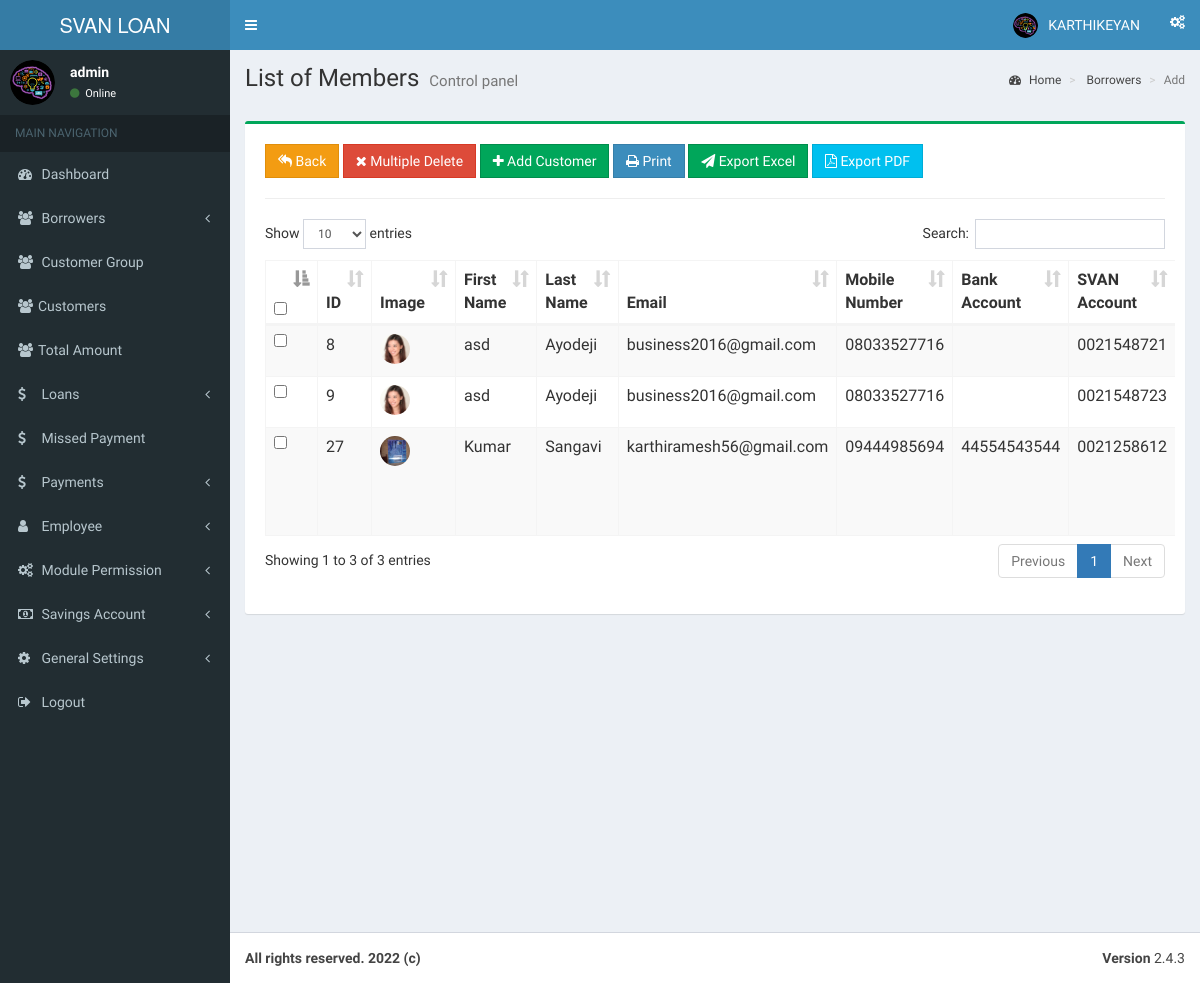
/application/members.php?id=0021 (signed in), run on an earlier commit of the app's database.
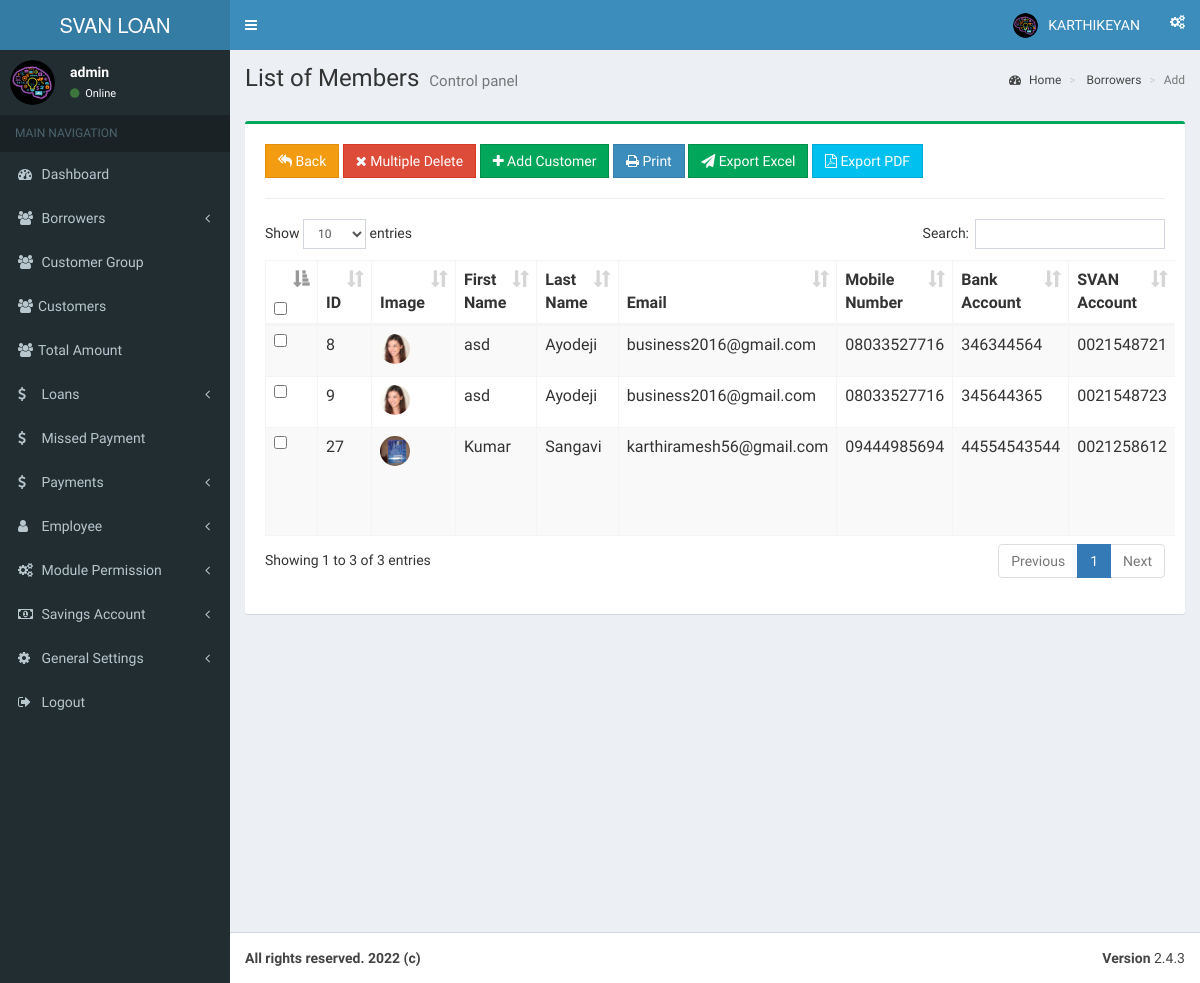
And on a later commit of the database.
### tables this page shows
CREATE TABLE `systemset` (
  `sysid` int(11) NOT NULL,
  `title` varchar(200) NOT NULL,
  `name` varchar(200) NOT NULL,
  `footer` text NOT NULL,
  `abb` varchar(200) NOT NULL,
  `fax` text NOT NULL,
  `currency` text NOT NULL,
  `website` text NOT NULL,
  `mobile` text NOT NULL,
  `image` varchar(200) NOT NULL,
  `address` text NOT NULL,
  `email` text NOT NULL,
  `map` text NOT NULL,
  `stamp` varchar(350) NOT NULL,
  `timezone` text NOT NULL,
  `sms_charges` varchar(200) NOT NULL
);

CREATE TABLE `user` (
  `userid` int(11) NOT NULL,
  `name` varchar(200) NOT NULL,
  `email` varchar(200) NOT NULL,
  `phone` varchar(200) NOT NULL,
  `addr1` text NOT NULL,
  `addr2` text NOT NULL,
  `city` varchar(200) NOT NULL,
  `state` varchar(200) NOT NULL,
  `zip` varchar(200) NOT NULL,
  `country` varchar(200) NOT NULL,
  `comment` varchar(200) NOT NULL,
  `username` varchar(200) NOT NULL,
  `password` varchar(200) NOT NULL,
  `id` varchar(200) NOT NULL,
  `image` text NOT NULL,
  `role` varchar(200) NOT NULL
);

CREATE TABLE `borrowers` (
  `id` int(250) NOT NULL,
  `fname` varchar(200) NOT NULL,
  `lname` varchar(200) NOT NULL,
  `email` varchar(200) NOT NULL,
  `phone` varchar(200) NOT NULL,
  `bank_account` varchar(100) NOT NULL,
  `nominee` varchar(100) NOT NULL,
  `nominee_ph` varchar(100) NOT NULL,
  `aadhaar_number` int(200) NOT NULL,
  `kic_number` varchar(100) NOT NULL,
  `addrs1` text NOT NULL,
  `addrs2` text NOT NULL,
  `city` varchar(200) NOT NULL,
  `state` varchar(200) NOT NULL,
  `zip` varchar(200) NOT NULL,
  `country` varchar(200) NOT NULL,
  `comment` text NOT NULL,
  `account` varchar(200) NOT NULL,
  `balance` varchar(200) NOT NULL,
  `image` varchar(200) NOT NULL,
  `date_time` timestamp NOT NULL DEFAULT current_timestamp() ON UPDATE current_timestamp(),
  `status` varchar(200) NOT NULL,
  `group_no` varchar(255) NOT NULL
);

### application/include/members_data.php (the view, shortened to what the rows shown need)
<div class="row">
		    <section class="content">
	        <div class="box box-success">
            <div class="box-body">
              <div class="table-responsive">
             <div class="box-body">
<form method="post">
			 <table id="example1" class="table table-bordered table-striped">
                <thead>
                <tr>
                  <th><input type="checkbox" id="select_all"/></th>
                  <th>ID</th>
                  <th>Image</th>
                  <th>First Name</th>
				  <th>Last Name</th>
                  <th>Email</th>
                  <th>Mobile Number</th>
				  <th>Bank Account</th>
				  <th>SVAN Account</th>
                 </tr>
                </thead>
                <tbody>
<?php
$select = mysqli_query($link, "SELECT * FROM borrowers WHERE account LIKE '{$code}%'") or die (mysqli_error($link));
if(mysqli_num_rows($select)==0)
{
echo "<div class='alert alert-info'>No data found yet!.....Check back later!!</div>";
}
else{
while($row = mysqli_fetch_array($select))
{
$id = $row['id'];
$lname = $row['lname'];
$fname = $row['fname'];
$email = $row['email'];
$phone = $row['phone'];
$bank_acc = $row['bank_account'];
$acc = $row['account'];
?>
                <tr>
				<td><input id="optionsCheckbox" class="checkbox"  name="selector[]" type="checkbox" value="<?php echo $id; ?>"></td>
                <td><?php echo $id; ?></td>
				 <td><img class="img-circle" src="../<?php echo $row ['image'];?>" width="30" height="30"></td>
                <td><?php echo $lname; ?></td>
				<td><?php echo $fname; ?></td>
				<td><?php echo $email; ?></td>
                <td><?php echo $phone; ?></td>
				<td><?php echo $bank_acc; ?></td>
				<td><?php echo $acc; ?></td>
    </tr>
<?php } } ?>
             </tbody>
                </table>
</form>
              </div>
</div>
</div>
</div>
</div>

### application/include/top_bar.php (shortened to what the rows shown need)
<header class="main-header">
  <a href="application/index.php" class="logo">
     <span class="logo-lg"><?php echo $row ['name'];?></span>
   </a>
   <nav class="navbar navbar-static-top">
     <div class="navbar-custom-menu">
         <li class="dropdown user user-menu">
           <a href="#" class="dropdown-toggle" data-toggle="dropdown">
		<?php
		$id = $_SESSION['tid'];
		$call = mysqli_query($link, "SELECT * FROM user WHERE id = '$id'");
		if(mysqli_num_rows($call) == 0)
		{
		echo "<script>alert('Data Not Found!'); </script>";
		}
		else
		{
		while($row = mysqli_fetch_assoc($call))
		{
		?>
             <img src="../<?php echo $row['image'];?>" class="user-image" alt="User Image">
         <span class="hidden-xs"><?php echo $row ['name'] ;?></span>
           </a>
				<?php }}?>
         </li>
     </div>
   </nav>
 </header>

### application/include/side_bar.php (shortened to what the rows shown need)
<aside class="main-sidebar">
    <section class="sidebar">
      <div class="user-panel">
        <div class="pull-left image">
		<?php
			$id = $_SESSION['tid'];
			$call = mysqli_query($link, "SELECT * FROM user WHERE id = '$id'");
			if(mysqli_num_rows($call) == 0)
			{
			echo "<script>alert('Data Not Found!'); </script>";
			}
			else
			{
			while($row = mysqli_fetch_assoc($call))
			{
			?>
          <img src="../<?php echo $row['image'];?>" class="img-circle" alt="User Image">
        </div>
        <div class="pull-left info">
          <p><?php echo $row ['username'] ;?></p>
          <a href="#"><i class="fa fa-circle text-success"></i> Online</a>
		  <?php }}?>
        </div>
      </div>
    </section>
  </aside>

### application/include/footer.php (shortened to what the rows shown need)
  <footer class="main-footer">
    <div class="pull-right hidden-xs">
      <b>Version</b> 2.4.3
    </div>
	<?php $sql = "SELECT footer FROM systemset";
		$result = mysqli_query($link,$sql);
  		if(!$result)
  		{
		echo '
		<div class="alert alert-error">
		<button type="button" class="close" data-dismiss="alert">×</button>
		<strong>Warning!</strong> Unable to select! check database con.
		</div>';
		}
		else
		{
while ($row=mysqli_fetch_array($result))
		{
?>
    <strong> <?php echo $row ['footer'];?>   </strong>
	<?php }}?>
  </footer>
</div>
</body>
</html>

What changed in the data, as far as the page shows it:
changed borrowers id 8: bank_account (not shown) → "346344564"
changed borrowers id 9: bank_account (not shown) → "345644365"
